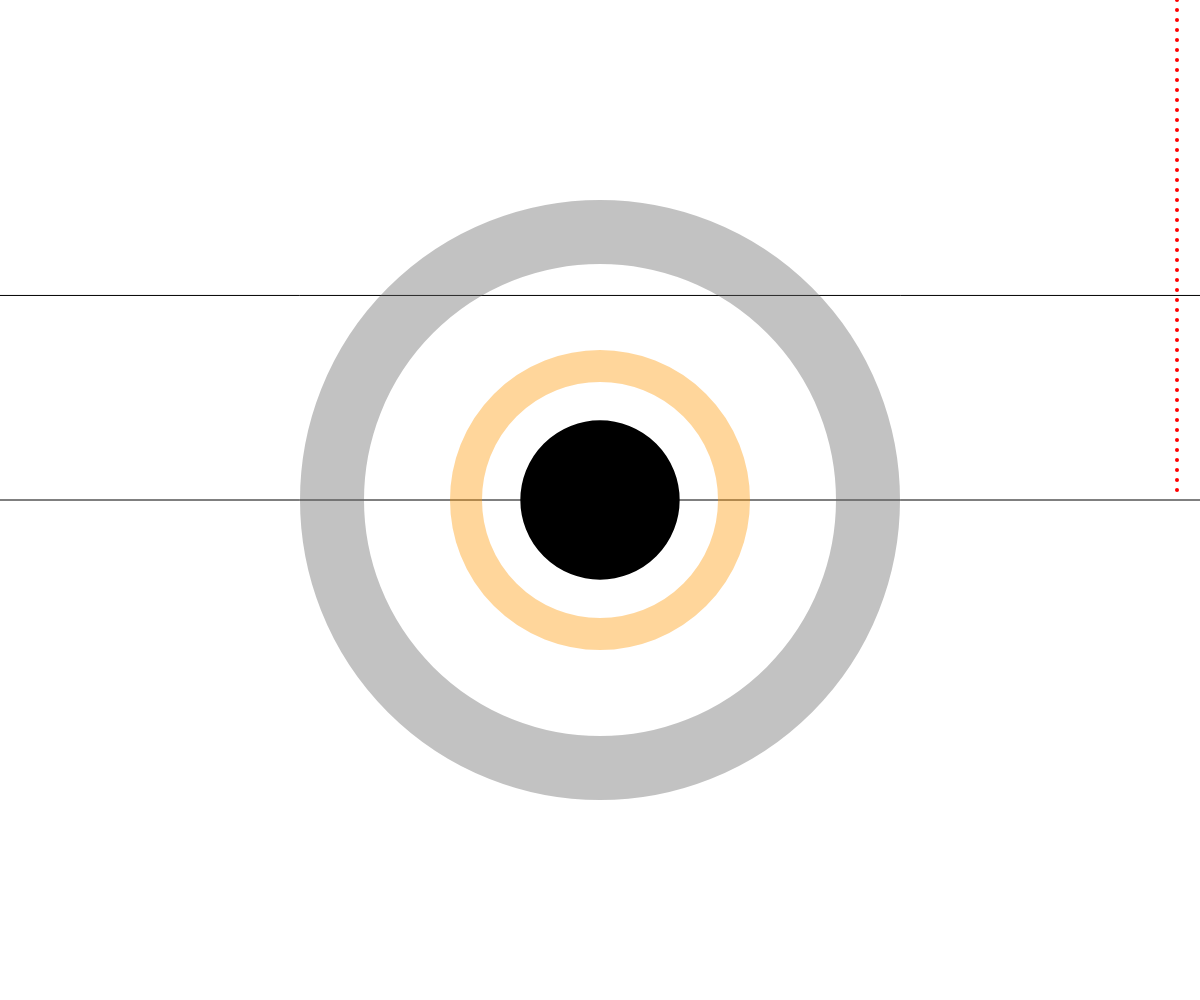
Frame 1 (no input)
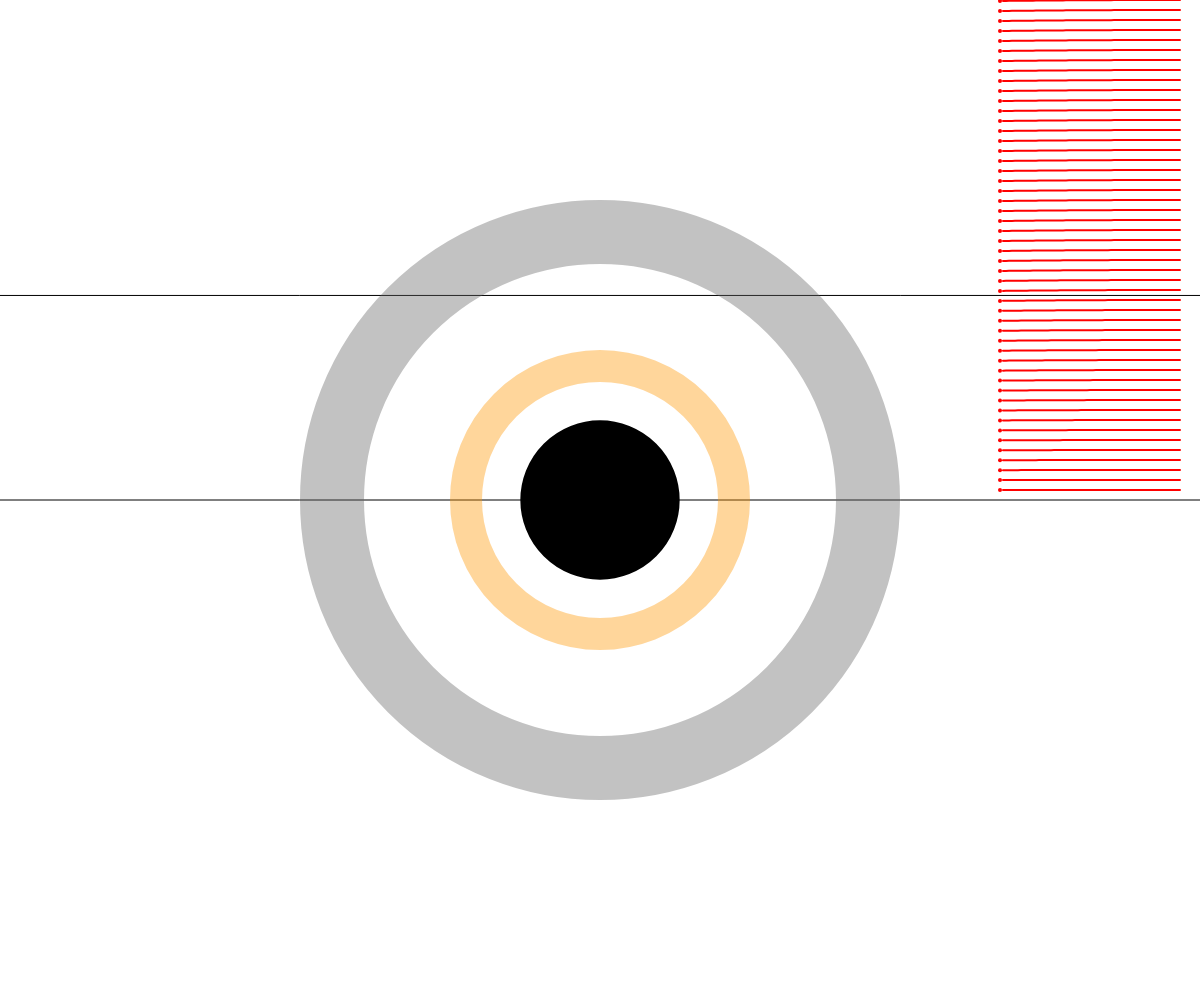
Frame 60 (no input)
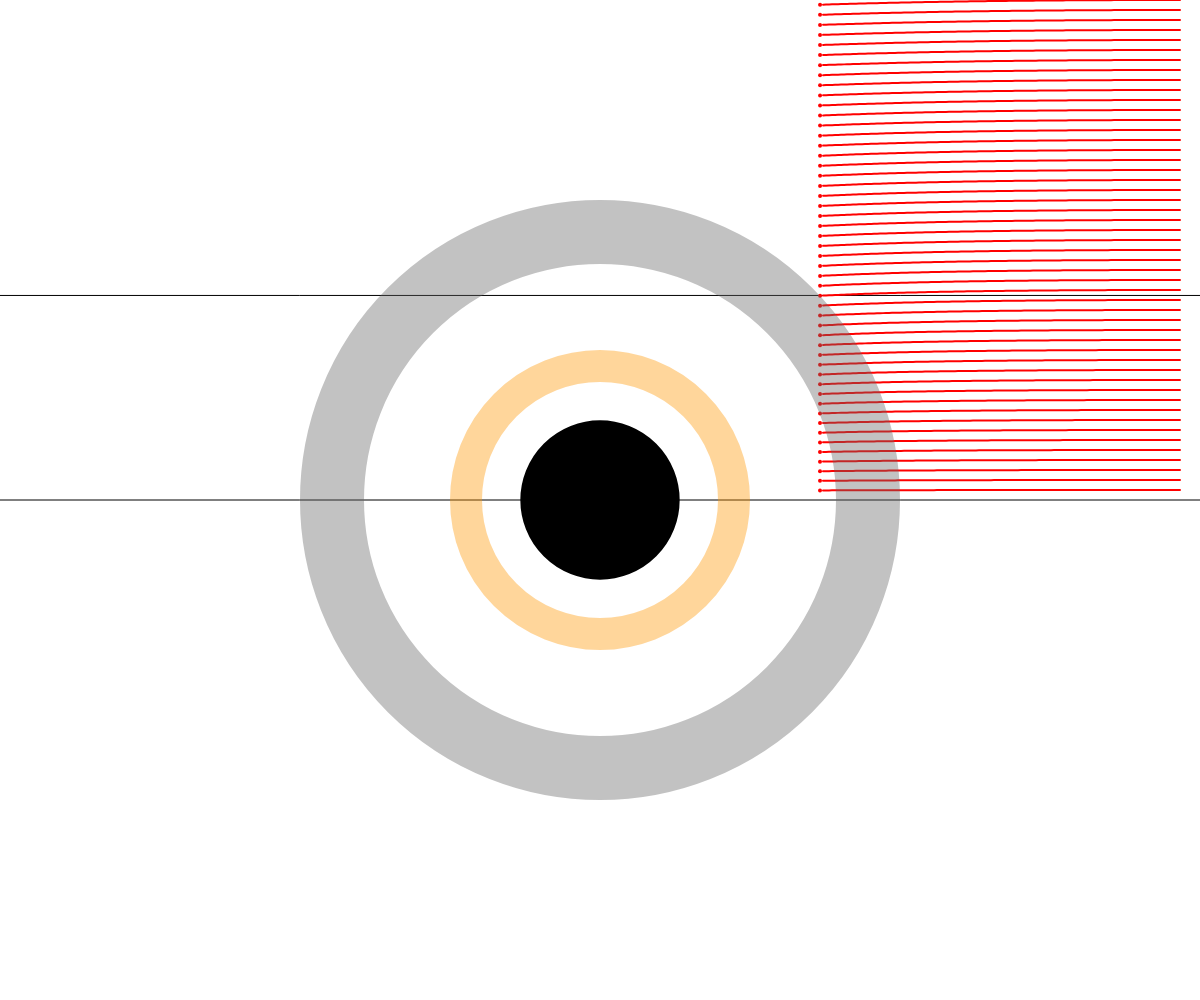
Frame 120 (the mouse pressed at the canvas centre since frame 60)

The p5.js sketch that drew these frames (run headless with seeded random() and noise() and a simulated clock; from frame 60 on, the mouse is pressed at the canvas centre):

// p5.js sketch
// ── sketch.js
const c = 30;
const G = 3.54;
const dt = 0.1;

let m87;

const particles = [];
let start, end;

function setup() {
	createCanvas(windowWidth, windowHeight);
	m87 = new Blackhole(width / 2, height / 2, 10000);

	start = height / 2;
	end = height / 2 - m87.rs * 2.6;

	for (let y = 0; y < start; y += 10) {
		particles.push(new Photon(width - 20, y));
	}
}

function draw() {
	background(255);

	stroke(0);
	strokeWeight(1);
	line(0, start, width, start);
	line(0, end, width, end);

	for (let p of particles) {
		m87.pull(p);
		p.update();
		p.show();
	}
	m87.show();
}

// ── blackhole.js
class Blackhole {
	constructor(x, y, m) {
		this.pos = createVector(x, y);
		this.mass = m;
		this.rs = (2 * G * this.mass) / (c * c);
	}

	pull(photon) {
		const force = p5.Vector.sub(this.pos, photon.pos);
		const theta = force.heading();
		const r = force.mag();
		const fg = (G * this.mass) / (r * r);
		let deltaTheta = -fg * (dt / c) * sin(photon.theta - theta);
		deltaTheta /= abs(1.0 - (2.0 * G * this.mass) / (r * c * c));
		photon.theta += deltaTheta;
		photon.vel = p5.Vector.fromAngle(photon.theta);
		photon.vel.setMag(c);

		if (r < this.rs) {
			photon.stop();
		}
	}

	show() {
		fill(0);
		stroke(0);
		ellipseMode(RADIUS);
		ellipse(this.pos.x, this.pos.y, this.rs);

		noFill();
		stroke(100, 100);
		strokeWeight(64);
		ellipse(this.pos.x, this.pos.y, this.rs * 3 + 32);

		stroke(255, 150, 0, 100);
		strokeWeight(32);

		ellipse(this.pos.x, this.pos.y, this.rs * 1.5 + 16);
	}
}

// ── photon.js
class Photon {
	constructor(x, y) {
		this.pos = createVector(x, y);
		this.vel = createVector(-c, 0);
		this.history = [];
		this.stopped = false;
		this.theta = PI;
	}

	stop() {
		this.stopped = true;
	}

	update() {
		if (!this.stopped) {
			//if (frameCount % 5 == 0) {
			this.history.push(this.pos.copy());
			//}
			const deltaV = this.vel.copy();
			deltaV.mult(dt);
			this.pos.add(deltaV);
		}

		if (this.history.length > 500) {
			this.history.splice(0, 1);
		}

		if (
			this.pos.x < 0 ||
			this.pos.x > width ||
			this.pos.y < 0 ||
			this.pos.y > height
		) {
			this.stop();
		}
	}

	show() {
		strokeWeight(4);
		stroke(255, 0, 0);
		point(this.pos.x, this.pos.y);

		strokeWeight(2);
		noFill();
		beginShape();
		for (let v of this.history) {
			vertex(v.x, v.y);
		}

		endShape();
	}
}

// ── style.css
html,
body {
	margin: 0;
	padding: 0;
	background-color: #fff;
}

canvas {
	display: block;
}
